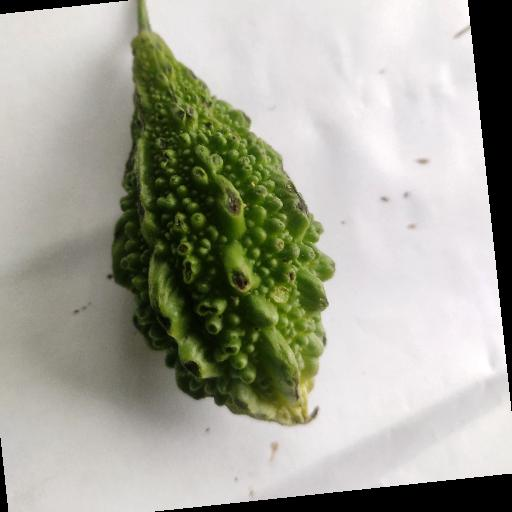
#> input picture data_splits/train/fresh_bitter_gourd/IMG_20200823_131855.jpg_0_1772.jpg, 512 x 512 px; its folder holds 3 pictures in this run
$ python 01_data_validation.py
#> lines starting #> are read from the running program, lines starting #| are printed output that depends on the picture
#!/usr/bin/env python3
import glob
import json
from pathlib import Path
from PIL import Image
import mlflow

DATA_ROOT = Path("data_splits/train")
EXPERIMENT = "Fruits Freshness - Data Validation"


def _is_ok(path_str: str) -> bool:
    try:
        Image.open(path_str).verify()
        return True
    except Exception:
        return False


def validate() -> None:
    mlflow.set_experiment(EXPERIMENT)
    with mlflow.start_run(run_name="DataValidation"):
        mlflow.set_tag("ml.step", "data_validation")
        mlflow.log_param("data_path", str(DATA_ROOT))

        if not DATA_ROOT.is_dir():
            mlflow.set_tag("status", "fail:not_found")
            print("Data root not found:", DATA_ROOT)
            return

        classes = sorted([d.name for d in DATA_ROOT.iterdir() if d.is_dir()])
        mlflow.log_metric("num_classes", len(classes))

        exts = ("*.jpg", "*.jpeg", "*.png")
        report = []
        total = 0
        total_bad = 0

        for cls in classes:
            files = []
            for e in exts:
                files += glob.glob(str(DATA_ROOT / cls / e))
            ok = sum(1 for f in files if _is_ok(f))
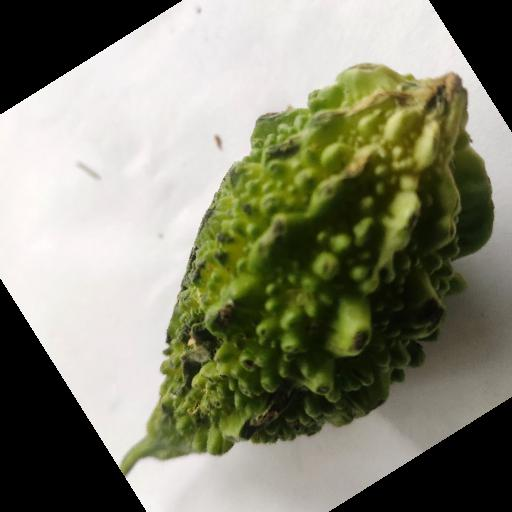
#> input picture data_splits/train/fresh_bitter_gourd/IMG_20200823_131903.jpg_0_2620.jpg, 512 x 512 px
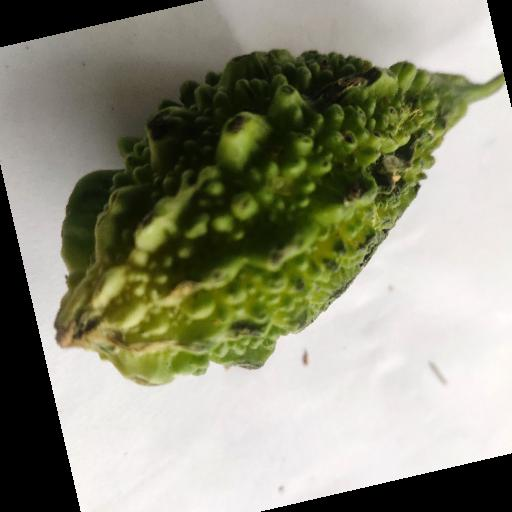
#> input picture data_splits/train/fresh_bitter_gourd/IMG_20200823_131903.jpg_0_6085.jpg, 512 x 512 px
#> ok = 0
            bad = len(files) - ok
#> bad = 3
            total += ok
#> total = 0
            total_bad += bad
#> total_bad = 3
            report.append({"class": cls, "count": ok, "bad": bad})

        mlflow.log_metric("images_train", total)
        mlflow.log_metric("corrupt_images", total_bad)
        mlflow.log_text(json.dumps(report, indent=2), "reports/class_counts.json")
        mlflow.set_tag("status", "success")
        print("Classes:", len(classes), "| images:", total, "| corrupt:", total_bad)
#| Classes: 2 | images: 0 | corrupt: 4


if __name__ == "__main__":
    validate()
